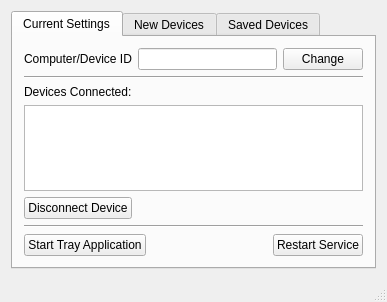
<?xml version="1.0" encoding="UTF-8"?>
<ui version="4.0">
 <class>btmaingui</class>
 <widget class="QMainWindow" name="btmaingui">
  <property name="geometry">
   <rect>
    <x>0</x>
    <y>0</y>
    <width>387</width>
    <height>302</height>
   </rect>
  </property>
  <property name="windowTitle">
   <string>BlueTooth Manager</string>
  </property>
  <widget class="QWidget" name="centralWidget">
   <layout class="QVBoxLayout" name="verticalLayout">
    <item>
     <widget class="QTabWidget" name="tabWidget">
      <property name="currentIndex">
       <number>0</number>
      </property>
      <widget class="QWidget" name="tabSettings">
       <attribute name="title">
        <string>Current Settings</string>
       </attribute>
       <layout class="QVBoxLayout" name="verticalLayout_4">
        <item>
         <layout class="QHBoxLayout" name="horizontalLayout_4">
          <item>
           <widget class="QLabel" name="label">
            <property name="text">
             <string>Computer/Device ID</string>
            </property>
           </widget>
          </item>
          <item>
           <widget class="QLineEdit" name="lineCompName">
            <property name="readOnly">
             <bool>true</bool>
            </property>
           </widget>
          </item>
          <item>
           <widget class="QPushButton" name="pushChangeCompName">
            <property name="text">
             <string>Change</string>
            </property>
           </widget>
          </item>
         </layout>
        </item>
        <item>
         <widget class="Line" name="line">
          <property name="orientation">
           <enum>Qt::Horizontal</enum>
          </property>
         </widget>
        </item>
        <item>
         <widget class="QLabel" name="labelConnections">
          <property name="text">
           <string>Devices Connected:</string>
          </property>
         </widget>
        </item>
        <item>
         <widget class="QListWidget" name="listConnectedDevices"/>
        </item>
        <item>
         <layout class="QHBoxLayout" name="horizontalLayout_3">
          <item>
           <widget class="QPushButton" name="pushDisconnectDevice">
            <property name="text">
             <string>Disconnect Device</string>
            </property>
           </widget>
          </item>
          <item>
           <spacer name="horizontalSpacer_3">
            <property name="orientation">
             <enum>Qt::Horizontal</enum>
            </property>
            <property name="sizeHint" stdset="0">
             <size>
              <width>40</width>
              <height>20</height>
             </size>
            </property>
           </spacer>
          </item>
         </layout>
        </item>
        <item>
         <widget class="Line" name="line_2">
          <property name="orientation">
           <enum>Qt::Horizontal</enum>
          </property>
         </widget>
        </item>
        <item>
         <layout class="QHBoxLayout" name="horizontalLayout_5">
          <item>
           <widget class="QPushButton" name="pushStartTray">
            <property name="text">
             <string>Start Tray Application</string>
            </property>
           </widget>
          </item>
          <item>
           <spacer name="horizontalSpacer_4">
            <property name="orientation">
             <enum>Qt::Horizontal</enum>
            </property>
            <property name="sizeHint" stdset="0">
             <size>
              <width>40</width>
              <height>20</height>
             </size>
            </property>
           </spacer>
          </item>
          <item>
           <widget class="QPushButton" name="pushRestart">
            <property name="text">
             <string>Restart Service</string>
            </property>
           </widget>
          </item>
         </layout>
        </item>
        <item>
         <spacer name="verticalSpacer">
          <property name="orientation">
           <enum>Qt::Vertical</enum>
          </property>
          <property name="sizeHint" stdset="0">
           <size>
            <width>20</width>
            <height>40</height>
           </size>
          </property>
         </spacer>
        </item>
       </layout>
      </widget>
      <widget class="QWidget" name="newTab">
       <attribute name="title">
        <string>New Devices</string>
       </attribute>
       <layout class="QVBoxLayout" name="verticalLayout_2">
        <item>
         <widget class="QListWidget" name="listNewDevice"/>
        </item>
        <item>
         <layout class="QHBoxLayout" name="horizontalLayout">
          <item>
           <widget class="QPushButton" name="pushScanNew">
            <property name="text">
             <string>Scan</string>
            </property>
           </widget>
          </item>
          <item>
           <spacer name="horizontalSpacer">
            <property name="orientation">
             <enum>Qt::Horizontal</enum>
            </property>
            <property name="sizeHint" stdset="0">
             <size>
              <width>40</width>
              <height>20</height>
             </size>
            </property>
           </spacer>
          </item>
          <item>
           <widget class="QPushButton" name="pushAddDevice">
            <property name="text">
             <string>Add Device</string>
            </property>
           </widget>
          </item>
         </layout>
        </item>
        <item>
         <widget class="QTextEdit" name="newDeviceInfo">
          <property name="readOnly">
           <bool>true</bool>
          </property>
         </widget>
        </item>
       </layout>
      </widget>
      <widget class="QWidget" name="oldTab">
       <attribute name="title">
        <string>Saved Devices</string>
       </attribute>
       <layout class="QVBoxLayout" name="verticalLayout_3">
        <item>
         <widget class="QListWidget" name="listOldDevice"/>
        </item>
        <item>
         <layout class="QHBoxLayout" name="horizontalLayout_2">
          <item>
           <widget class="QPushButton" name="pushConnectDevice">
            <property name="text">
             <string>Initiate Pairing</string>
            </property>
           </widget>
          </item>
          <item>
           <spacer name="horizontalSpacer_2">
            <property name="orientation">
             <enum>Qt::Horizontal</enum>
            </property>
            <property name="sizeHint" stdset="0">
             <size>
              <width>40</width>
              <height>20</height>
             </size>
            </property>
           </spacer>
          </item>
          <item>
           <widget class="QPushButton" name="pushConfigureOld">
            <property name="text">
             <string>Configure</string>
            </property>
           </widget>
          </item>
          <item>
           <widget class="QPushButton" name="pushRemoveOld">
            <property name="text">
             <string>Remove Device</string>
            </property>
           </widget>
          </item>
         </layout>
        </item>
        <item>
         <widget class="QTextEdit" name="oldDeviceInfo">
          <property name="readOnly">
           <bool>true</bool>
          </property>
         </widget>
        </item>
       </layout>
      </widget>
     </widget>
    </item>
   </layout>
  </widget>
  <widget class="QStatusBar" name="statusBar"/>
 </widget>
 <layoutdefault spacing="6" margin="11"/>
 <resources/>
 <connections/>
</ui>
